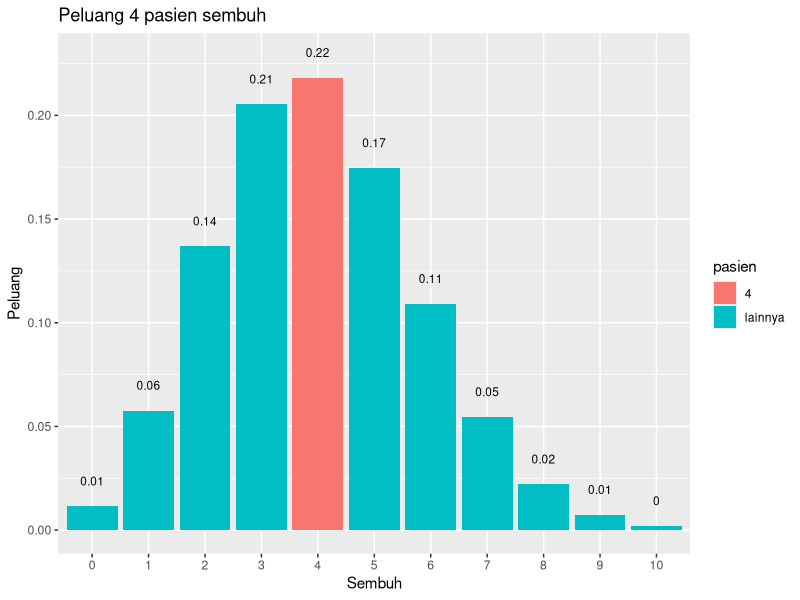

R code for this plot:
# https://rpubs.com/mpfoley73/458411
# a
p = 0.2
n = 20
X = 4
dbinom(x = X, size = n, prob = p)

# b
library(dplyr)
library(ggplot2)

data.frame(x = 0:10, prob = dbinom(x = 0:10, size = n, prob = p)) %>%
  mutate(pasien = ifelse(x == X, X, "lainnya")) %>%
ggplot(aes(x = factor(x), y = prob, fill = pasien)) +
  geom_col() +
  geom_text(
    aes(label = round(prob,2), y = prob + 0.01),
    position = position_dodge(0.9),
    size = 3,
    vjust = 0
  ) +
  labs(title = "Peluang 4 pasien sembuh",
       x = "Sembuh",
       y = "Peluang") 

# c
n*p #mean
n*p*(1 - p) #variance